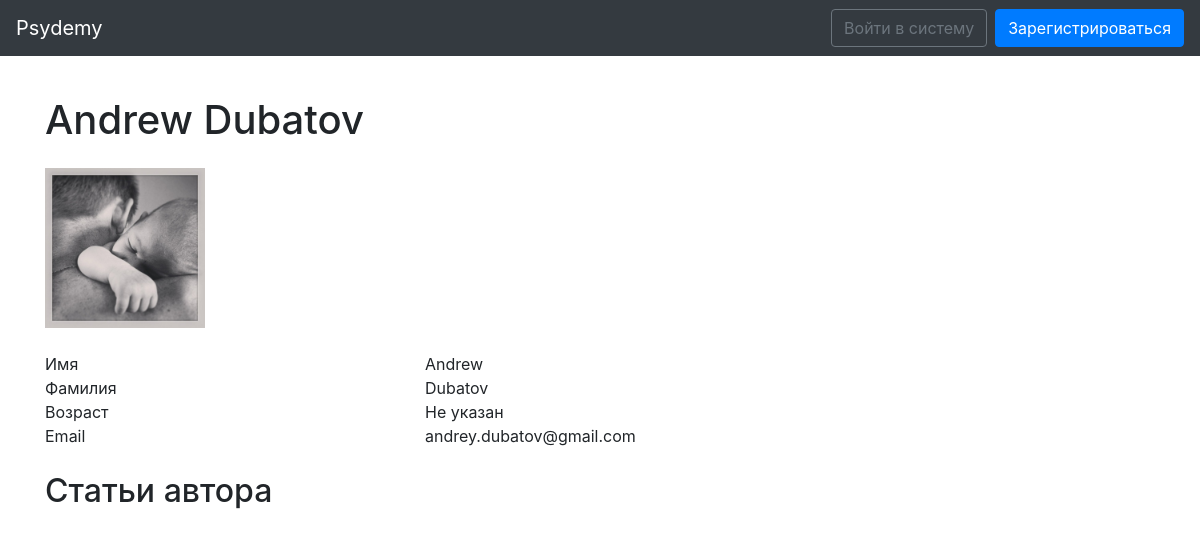
/users/1/, run on an earlier commit of the app's database.
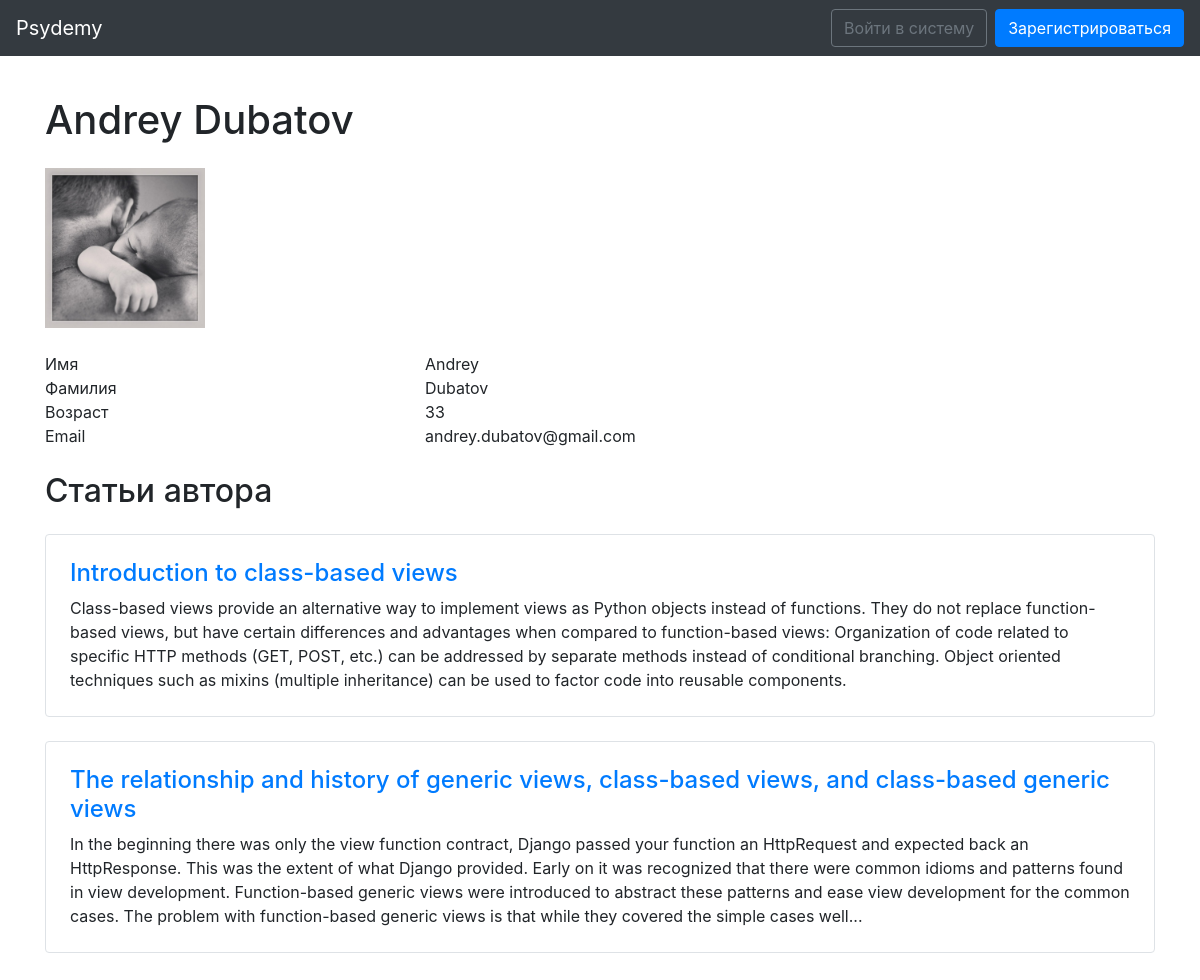
And on a later commit of the database.
### users/models.py (models this page shows)
class CustomUser(AbstractUser):
    class Sex(models.IntegerChoices):
        FEMALE = 0, _('Female')
        MALE = 1, _('Male')
        __empty__ = _('(Не указан)')
    birth_date = models.DateField(blank=True, null=True)
    sex = models.IntegerField(choices=Sex.choices, null=True, blank=True)
    phone = models.CharField(max_length=12, blank=True)
    about = models.TextField(max_length=1000, blank=True, null=True)
    avatar = models.ImageField(upload_to=get_avatar_path, blank=True)
    def __str__(self):
        if self.first_name or self.last_name:
            return f'{self.first_name} {self.last_name}'
        else:
            return self.username

### articles/models.py (models this page shows)
class Article(models.Model):
    author = models.ForeignKey(get_user_model(), on_delete=models.CASCADE)
    pub_date = models.DateTimeField(auto_now_add=True)
    update_date = models.DateTimeField(auto_now=True)
    title = models.CharField(max_length=255)
    body = models.TextField()
    published = models.BooleanField(default=False)
    is_paid = models.BooleanField(default=False)
    def body_crop(self):
        return crop_text(self.body, 500)

### users/views.py (the view)
# urls.py: path('<int:pk>/', UserDetailView.as_view(), name='user_detail'),
class UserDetailView(DetailView):
    template_name = 'users/user_detail.html'
    model = get_user_model()
    context_name = 'user'
    def get_context_data(self, **kwargs):
        context = super().get_context_data(**kwargs)
        self.user = context['object']
        context['auth_user'] = get_user(self.request)
        context['age'] = self.get_user_age()
        context['articles'] = self.last_user_articles()
        return context
    def get_user_age(self):
        birth_date = self.user.birth_date
        now = timezone.localdate()
        res = int((now - birth_date).days // 365.25) if birth_date else 'Не указан'
        return res
    def last_user_articles(self):
        article_list = Article.objects.all().filter(author=self.user)
        return article_list[:5]

### utilities/text_utilities.py (called while the page is built)
def crop_text(text:str, length:int) -> str:
    postfix = ''
    if len(text) > length:
        postfix = '...'
    return f'{text[:length]}{postfix}'

### users/templates/users/user_detail.html (shortened to what this page needs)
{% extends 'base.html' %}
{% block content %}
<h1>
  {{ object }}
</h1>
{% if object.avatar %}
  <div class="row my-4">
      <div class="col-sm-2"><img class="img-fluid" src="{{ object.avatar.url }}"></div>
  </div>
{% endif %}
<div class="row ">
    <div class="col-sm-4">Имя</div>
    <div class="col-sm-8">{{ object.first_name }}</div>
</div>
<div class="row ">
    <div class="col-sm-4">Фамилия</div>
    <div class="col-sm-8">{{ object.last_name }}</div>
</div>
<div class="row ">
    <div class="col-sm-4">Возраст</div>
    <div class="col-sm-8">{{ age }}</div>
</div>
<div class="row">
    <div class="col-sm-4">Email</div>
    <div class="col-sm-8">{{ object.email }}</div>
</div>
<br>
<h2>Статьи автора</h2>
{% for article in articles %}
  <article class="border rounded my-4 p-4">
    <h4><a href="{% url 'article_detail' article.pk %}">{{ article.title }}</a></h4>
    {{ article.body_crop }}
  </article>
{% endfor %}
{% endblock content %}

What changed in the data, as far as the page shows it:
changed CustomUser "Dubatov": first_name+last_name "Andrew Dubatov" → "Andrey Dubatov"; first_name "Andrew" → "Andrey"
added Article: title "Introduction to class-based views", body_crop "Class-based views provide an alternative way to implement views as Python objects instead of functions. They do not replace function-based views, but have certain differences and advantages when compared to function-based views: Organization of code related to specific HTTP methods (GET, POST, etc.) can be addressed by separate methods instead of conditional branching. Object oriented techniques such as mixins (multiple inheritance) can be used to factor code into reusable components."
added Article: title "The relationship and history of generic views, class-based views, and class-based generic views", body_crop "In the beginning there was only the view function contract, Django passed your function an HttpRequest and expected back an HttpResponse. This was the extent of what Django provided. Early on it was recognized that there were common idioms and patterns found in view development. Function-based generic views were introduced to abstract these patterns and ease view development for the common cases. The problem with function-based generic views is that while they covered the simple cases well..."
Also different on the page:
{{ age }}: "Не указан" → "33"
